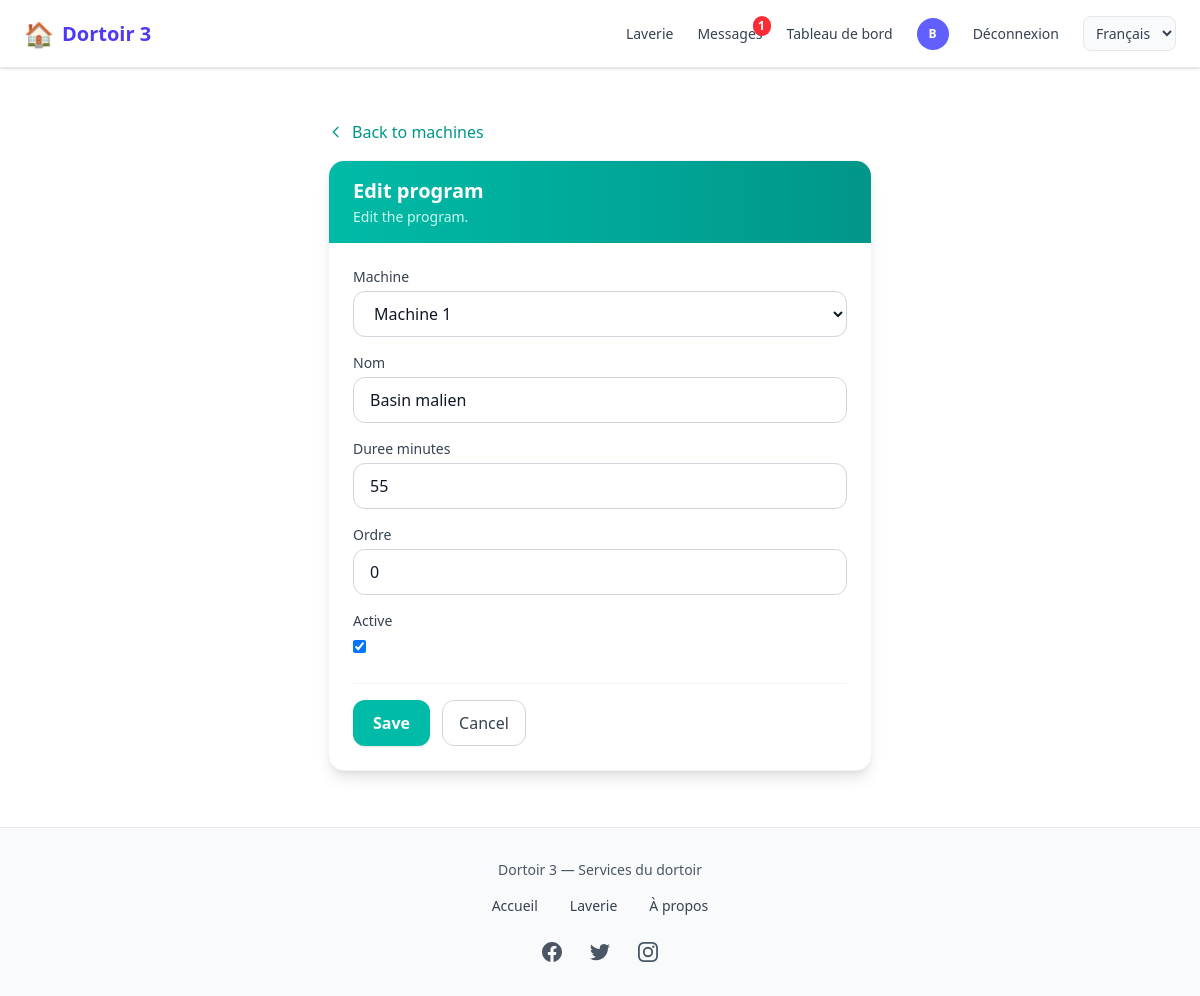
The app's page /laverie/agent/fonctions/7/ (signed in) with its own data.
### comptes/models.py (models this page shows, shortened)
class CustomUser(AbstractUser):
    USER_TYPES = (
        ('ADMIN', 'Administrateur'),
        ('client', 'Client'),
        ('vendeur', 'Vendeur'),
        ('coursier', 'Coursier'),
    )
    user_type = models.CharField(max_length=22, choices=USER_TYPES, default="client")
    email = models.EmailField('Adresse email', unique=True,max_length=50)
    telephone = models.CharField(max_length=20, unique=True, blank=True)
    photo = models.ImageField(upload_to=user_photo_upload_to, null=True, blank=True)
    is_premium = models.BooleanField(default=False)
    GENRE = (('masculin', 'Masculin'), ('feminin', 'Féminin'))
    genre = models.CharField(max_length=22, choices=GENRE, null=True, blank=True)
    date_inscription = models.DateField(auto_now_add=True)
    latitude = models.DecimalField(max_digits=9, decimal_places=6, blank=True, null=True)
    longitude = models.DecimalField(max_digits=9, decimal_places=6, blank=True, null=True)
    last_activity = models.DateTimeField(null=True, blank=True, verbose_name="Dernière activité")
    REQUIRED_FIELDS = ['email', 'user_type']

### laverie/models.py (models this page shows, shortened)
class FonctionMachine(models.Model):
    machine = models.ForeignKey(Machine, on_delete=models.CASCADE, related_name='fonctions')
    nom = models.CharField(max_length=80, help_text="Ex: Coton, Jeans, Délicat")
    duree_minutes = models.PositiveIntegerField(help_text="Durée du cycle en minutes")
    ordre = models.PositiveSmallIntegerField(default=0)
    active = models.BooleanField(default=True)
    class Meta:
        ordering = ['machine', 'ordre', 'nom']
        unique_together = [['machine', 'nom']]

### laverie/views.py (the view)
# urls.py: path('agent/fonctions/<int:pk>/', views.agent_fonction_modifier, name='agent_fonction_modifier'),
@login_required
def agent_fonction_modifier(request, pk):
    if not is_agent(request.user):
        messages.error(request, 'Accès réservé aux agents.')
        return redirect('laverie:accueil')
    fonction = get_object_or_404(FonctionMachine, pk=pk)
    form = FonctionMachineForm(request.POST or None, instance=fonction)
    if request.method == 'POST' and form.is_valid():
        form.save()
        messages.success(request, 'Fonction mise à jour.')
        return redirect('laverie:agent_machines')
    return render(request, 'laverie/agent/fonction_form.html', {'form': form, 'fonction': fonction})

### laverie/forms.py
class FonctionMachineForm(forms.ModelForm):
    class Meta:
        model = FonctionMachine
        fields = ('machine', 'nom', 'duree_minutes', 'ordre', 'active')
        widgets = {
            'machine': forms.Select(attrs={'class': 'w-full px-4 py-2.5 border border-gray-300 rounded-xl focus:ring-2 focus:ring-teal-500 focus:border-teal-500'}),
            'nom': forms.TextInput(attrs={'class': 'w-full px-4 py-2.5 border border-gray-300 rounded-xl focus:ring-2 focus:ring-teal-500 focus:border-teal-500', 'placeholder': 'Ex: Coton, Jeans'}),
            'duree_minutes': forms.NumberInput(attrs={'class': 'w-full px-4 py-2.5 border border-gray-300 rounded-xl focus:ring-2 focus:ring-teal-500 focus:border-teal-500', 'min': 1}),
            'ordre': forms.NumberInput(attrs={'class': 'w-full px-4 py-2.5 border border-gray-300 rounded-xl focus:ring-2 focus:ring-teal-500 focus:border-teal-500', 'min': 0}),
            'active': forms.CheckboxInput(attrs={'class': 'rounded border-gray-300 text-teal-600 focus:ring-teal-500'}),
        }

### comptes/context_processors.py (called while the page is built)
def notifications_context(request):
    context = {
        'pending_orders_count': 0,
        'packaged_orders_count': 0,
        'unread_messages_count': 0,
    }
    if request.user.is_authenticated:
        from chat.models import Message, Conversation
        conversations = Conversation.objects.filter(
            Q(participant1=request.user) | Q(participant2=request.user)
        )
        context['unread_messages_count'] = Message.objects.filter(
            Q(conversation__in=conversations) & ~Q(sender=request.user),
            lu=False
        ).count()
    return context

### laverie/models.py (called while the page is built)
    def __str__(self):
        return self.nom

    @classmethod
    def marquer_tickets_termines(cls):
        from django.utils import timezone
        now = timezone.now()
        return cls.objects.filter(
            statut__in=('reserve', 'en_cours'),
            fin__lt=now,
        ).update(statut='termine')

    @classmethod
    def marquer_tickets_en_cours(cls):
        from django.utils import timezone
        now = timezone.now()
        return cls.objects.filter(
            statut='reserve',
            debut__lte=now,
            fin__gte=now,
        ).update(statut='en_cours')

### laverie/views.py (called while the page is built)
def is_agent(user):
    return user.is_authenticated and user.user_type == 'ADMIN'

### templates/laverie/agent/fonction_form.html (shortened to what this page needs)
{% extends 'home.html' %}
{% load static %}
{% load i18n %}
{% block contenu %}
<div class="max-w-xl mx-auto py-4 sm:py-6 px-3 sm:px-4">
    <a href="{% url 'laverie:agent_machines' %}" class="inline-flex items-center gap-2 text-teal-600 hover:text-teal-700 font-medium mb-4">
        <svg class="w-4 h-4" fill="none" stroke="currentColor" viewBox="0 0 24 24"><path stroke-linecap="round" stroke-linejoin="round" stroke-width="2" d="M15 19l-7-7 7-7"/></svg>
        {% trans "Back to machines" %}
    </a>
    <div class="bg-white rounded-2xl shadow-lg border border-gray-100 overflow-hidden">
        <div class="bg-gradient-to-r from-teal-500 to-teal-600 px-6 py-4">
            <h1 class="text-xl font-bold text-white">{% if fonction %}{% trans "Edit program" %}{% else %}{% trans "New program" %}{% endif %}</h1>
            <p class="text-teal-100 text-sm mt-0.5">{% if fonction %}{% trans "Edit the program." %}{% else %}{% trans "Choose the machine, program name and duration." %}{% endif %}</p>
        </div>
        <form method="post" class="p-6">
            {% for field in form %}
            <div class="mb-4">
                <label for="{{ field.id_for_label }}" class="block text-sm font-medium text-gray-700 mb-1">{{ field.label }}</label>
                {{ field }}
            </div>
            {% endfor %}
            <div class="flex gap-3 mt-6 pt-4 border-t border-gray-100">
                <button type="submit" class="bg-teal-500 hover:bg-teal-600 text-white font-semibold py-2.5 px-5 rounded-xl transition shadow">{% trans "Save" %}</button>
                <a href="{% url 'laverie:agent_machines' %}" class="py-2.5 px-4 border border-gray-300 rounded-xl text-gray-700 hover:bg-gray-50 font-medium">{% trans "Cancel" %}</a>
            </div>
        </form>
    </div>
</div>
{% endblock %}

### templates/nav_footer/nav.html (shortened to what this page needs)
{% load static %}
{% load i18n %}
<nav class="hidden md:flex fixed top-0 left-0 w-full z-50 bg-white border-b border-gray-200 shadow-sm">
  <div class="flex items-center justify-between w-full max-w-7xl mx-auto px-6 py-4">
    <a href="{% url 'home' %}"
       class="flex items-center space-x-2 text-indigo-600 text-xl font-semibold hover:opacity-90 transition">
      <span class="text-2xl">🏠</span>
      <span>{% trans "Dortoir 3" %}</span>
    </a>
    <div class="flex items-center space-x-6 text-sm font-medium">
      <a href="{% url 'laverie:accueil' %}"
         class="text-gray-700 hover:text-indigo-500 transition">
        {% trans "Laverie" %}
      </a>
      {% if user.is_authenticated %}
        <a href="{% url 'chat:mes_conversations' %}"
           class="relative text-gray-700 hover:text-indigo-500 transition">
          {% trans "Messages" %}
          {% if unread_messages_count > 0 %}
            <span class="absolute -top-2 -right-2 bg-red-500 text-white text-xs font-bold rounded-full min-w-[18px] h-5 flex items-center justify-center">
              {{ unread_messages_count }}
            </span>
          {% endif %}
        </a>
        {% if user.user_type == 'ADMIN' %}
          <a href="{% url 'dashboard' %}"
             class="text-gray-700 hover:text-indigo-500 transition">
            {% trans "Dashboard" %}
          </a>
        {% endif %}
        <a href="{% url 'profile' %}" class="flex items-center">
          {% if user.photo %}
            <img src="{{ user.photo.url }}"
                 class="w-8 h-8 rounded-full object-cover border">
          {% else %}
            <div class="w-8 h-8 rounded-full bg-indigo-500 flex items-center justify-center text-white text-xs font-bold">
              {{ user.first_name|first|default:user.email|first|upper }}
            </div>
          {% endif %}
        </a>
        <a href="{% url 'logout' %}"
           class="text-gray-700 hover:text-red-500 transition">
          {% trans "Log out" %}
        </a>
      {% else %}
        <a href="{% url 'login' %}"
           class="text-gray-700 hover:text-indigo-500 transition">
          {% trans "Log in" %}
        </a>
      {% endif %}
      <form action="{% url 'set_language' %}" method="post" class="inline" id="lang-form-desktop">
        <select name="language" onchange="this.form.submit()" class="text-sm border border-gray-200 rounded-lg px-2 py-1.5 bg-gray-50 text-gray-700 cursor-pointer">
          {% get_current_language as CURRENT_LANG %}
          {% for code, name in LANGUAGES %}
          <option value="{{ code }}" {% if code == CURRENT_LANG %}selected{% endif %}>{{ name }}</option>
          {% endfor %}
        </select>
      </form>
    </div>
  </div>
</nav>
            {% get_current_language as CURRENT_LANG %}

### records on screen
CustomUser: first_name|first "B"
FonctionMachine: form "Machine 1" "Basin malien" "55" "0" "☑"

### other values on screen
{{ unread_messages_count }} "1"
{{ field.label }} "Machine" "Nom" "Duree minutes" "Ordre" "Active"
form field language "Français"
